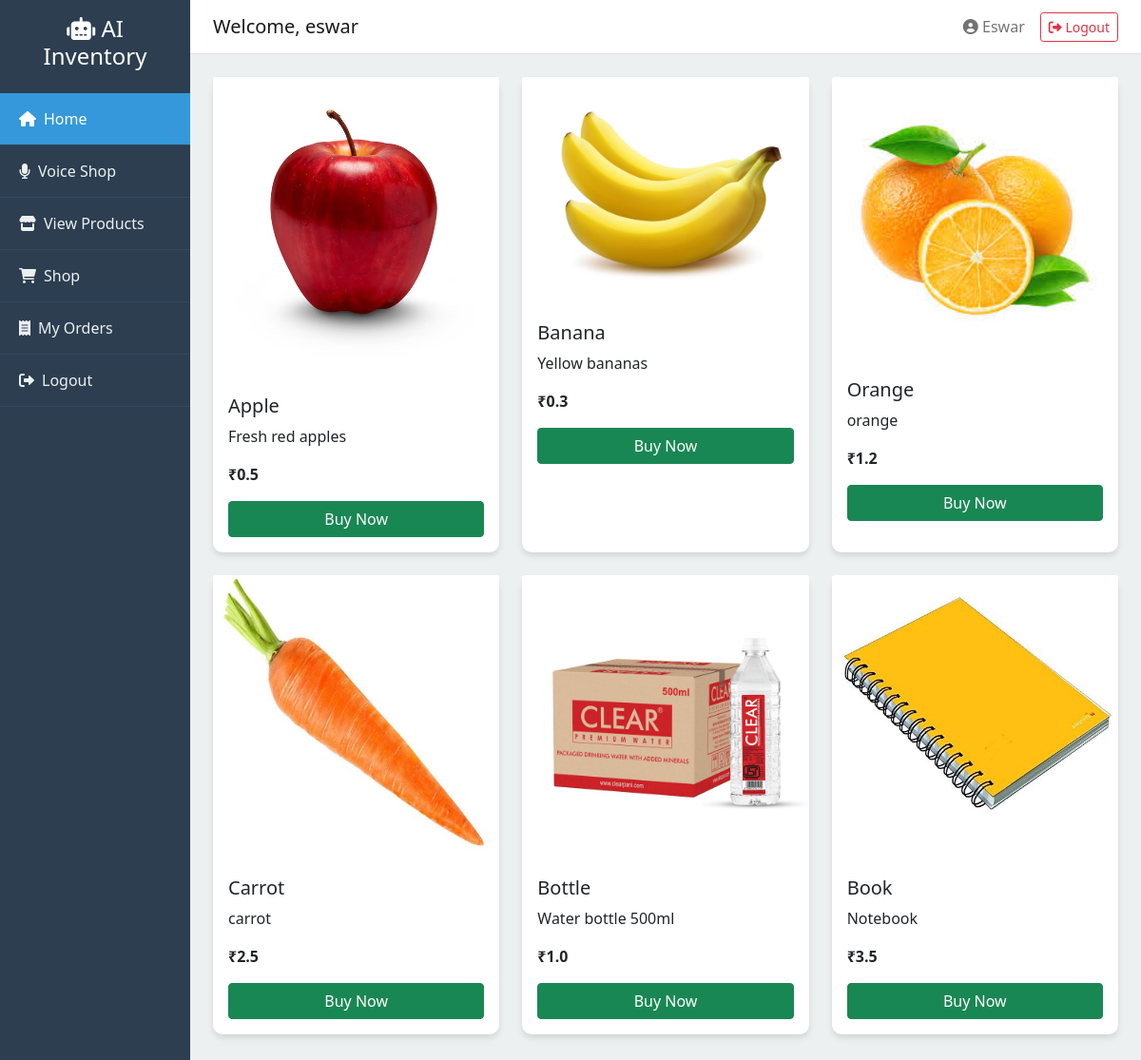
Page /user_dashboard (signed in) on the committed database.
### tables this page shows
CREATE TABLE products (
            id INTEGER PRIMARY KEY AUTOINCREMENT,
            name TEXT NOT NULL,
            description TEXT,
            category TEXT,
            price REAL,
            current_stock INTEGER DEFAULT 0,
            min_stock_level INTEGER DEFAULT 5,
            image_path TEXT,
            barcode TEXT,
            created_at TIMESTAMP DEFAULT CURRENT_TIMESTAMP,
            updated_at TIMESTAMP DEFAULT CURRENT_TIMESTAMP
        );

### app.py (the view)
@app.route('/user_dashboard')
def user_dashboard():
    if 'user_id' not in session or session.get('role') != 'user':
        return redirect(url_for('login'))
    conn = get_db_connection()
    products = conn.execute('SELECT * FROM products').fetchall()
    conn.close()
    return render_template('user_dashboard.html', username=session['username'], products=products)

### app.py (called while the page is built)
def get_db_connection():
    conn = sqlite3.connect('inventory.db')
    conn.row_factory = sqlite3.Row
    return conn

### templates/user_dashboard.html (shortened to what this page needs)
{% extends "base.html" %}
{% block page_title %}Welcome, {{ username }}{% endblock %}
{% block content %}
<div class="row">
  {% for product in products %}
  <div class="col-md-4 mb-4">
    <div class="card h-100">
      <img src="/static/uploads/{{ product.image_path }}" class="card-img-top" alt="{{ product.name }}">
      <div class="card-body">
        <h5 class="card-title">{{ product.name }}</h5>
        <p class="card-text">{{ product.description }}</p>
        <p><strong>₹{{ product.price }}</strong></p>
        <button class="btn btn-success w-100" onclick="buyProduct('{{ product.name }}')">Buy Now</button>
      </div>
    </div>
  </div>
  {% endfor %}
</div>
{% endblock %}

### templates/base.html (shortened to what this page needs)
<!DOCTYPE html>
<html lang="en">
<head>
    <link href="https://cdn.jsdelivr.net/npm/bootstrap@5.1.3/dist/css/bootstrap.min.css" rel="stylesheet">
    <link href="https://cdnjs.cloudflare.com/ajax/libs/font-awesome/6.0.0/css/all.min.css" rel="stylesheet">
</head>
<body>
    <div class="container-fluid">
        <div class="row">
            <div class="col-md-2 sidebar p-0">
                <div class="p-3 text-center text-white">
                    <h4><i class="fas fa-robot"></i> AI Inventory</h4>
                </div>
                <nav class="nav flex-column">
                    {% if session.get('role') == 'admin' %}
                        <a class="nav-link {% if request.endpoint == 'dashboard' %}active{% endif %}" href="{{ url_for('dashboard') }}">
                            <i class="fas fa-tachometer-alt me-2"></i>Dashboard
                        </a>
                        <a class="nav-link {% if request.endpoint == 'products' %}active{% endif %}" href="{{ url_for('products') }}">
                            <i class="fas fa-boxes me-2"></i>Products
                        </a>
                        <a class="nav-link {% if request.endpoint == 'visual_search' %}active{% endif %}" href="{{ url_for('visual_search') }}">
                            <i class="fas fa-camera me-2"></i>Visual Search
                        </a>
                        <a class="nav-link {% if request.endpoint == 'voice_control' %}active{% endif %}" href="{{ url_for('voice_control') }}">
                            <i class="fas fa-microphone me-2"></i>Voice Control
                        </a>
                        <a class="nav-link {% if request.endpoint == 'transactions' %}active{% endif %}" href="{{ url_for('transactions') }}">
                            <i class="fas fa-exchange-alt me-2"></i>Transactions
                        </a>
                    {% elif session.get('role') == 'user' %}
                        <a class="nav-link {% if request.endpoint == 'user_dashboard' %}active{% endif %}" href="{{ url_for('user_dashboard') }}">
                            <i class="fas fa-home me-2"></i>Home
                        </a>
                        <a class="nav-link {% if request.endpoint == 'voice_control' %}active{% endif %}" href="{{ url_for('voice_control') }}">
                            <i class="fas fa-microphone me-2"></i>Voice Shop
                        </a>
                        <a class="nav-link {% if request.endpoint == 'products' %}active{% endif %}" href="{{ url_for('products') }}">
                            <i class="fas fa-store me-2"></i>View Products
                        </a>
                        <a class="nav-link {% if request.endpoint == 'user_shop' %}active{% endif %}"
   href="{{ url_for('user_shop') }}">
  <i class="fas fa-shopping-cart me-2"></i>Shop
</a>
                        <a class="nav-link {% if request.endpoint == 'user_orders' %}active{% endif %}" href="{{ url_for('user_orders') }}">
    <i class="fas fa-receipt me-2"></i>My Orders
</a>
                        <a class="nav-link" href="{{ url_for('logout') }}">
                            <i class="fas fa-sign-out-alt me-2"></i>Logout
                        </a>
                    {% endif %}
                </nav>
            </div>
            <div class="col-md-10 main-content p-0">
                <nav class="navbar navbar-light bg-white border-bottom">
                    <div class="container-fluid">
                        <span class="navbar-brand mb-0 h1">{% block page_title %}Inventory Management{% endblock %}</span>
                        <div class="d-flex align-items-center">
                            {% if session.get('username') %}
                                <span class="navbar-text me-3">
                                    <i class="fas fa-user-circle"></i> {{ session['username']|capitalize }}
                                </span>
                                <a href="{{ url_for('logout') }}" class="btn btn-outline-danger btn-sm">
                                    <i class="fas fa-sign-out-alt"></i> Logout
                                </a>
                            {% else %}
                                <a href="{{ url_for('login') }}" class="btn btn-outline-primary btn-sm">
                                    <i class="fas fa-sign-in-alt"></i> Login
                                </a>
                            {% endif %}
                        </div>
                    </div>
                </nav>
                <div class="container-fluid p-4">
                    {% block content %}{% endblock %}
                </div>
            </div>
        </div>
    </div>
</body>
</html>

### templates/base.html (style rules this page uses)
.sidebar { min-height: 100vh; background: #2c3e50; }
.sidebar .nav-link { color: #ecf0f1; padding: 15px 20px; border-bottom: 1px solid #34495e; }
.sidebar .nav-link.active { background: #3498db; color: white; }
.main-content { background: #ecf0f1; min-height: 100vh; }
.card { border: none; border-radius: 10px; box-shadow: 0 4px 6px rgba(0,0,0,0.1); }

### rows in the picture
products: image_path (picture), name "Apple", description "Fresh red apples", price "0.5"
products: image_path (picture), name "Banana", description "Yellow bananas", price "0.3"
products: image_path (picture), name "Orange", description "orange", price "1.2"
products: image_path (picture), name "Carrot", description "carrot", price "2.5"
products: image_path (picture), name "Bottle", description "Water bottle 500ml", price "1.0"
products: image_path (picture), name "Book", description "Notebook", price "3.5"

### other values in the picture
{{ username }} "eswar"
{{ session['username']|capitalize }} "Eswar"
